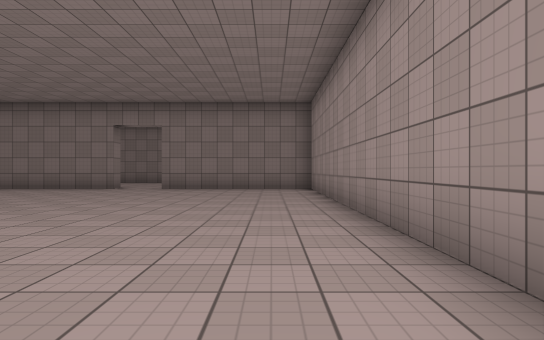
[1] (above)

21 first-person views from a walk through a Unity game level. The camera is 1.2 m above the floor, looks level and sees 75° across. The floor is counted in squares, 2 m on a side. Each view is taken from the middle of a square. On the plan, view 1 faces up. The plan holds only what a view shows up to about 10 squares ahead; the rest is blank. The place goes on beyond the plan. The player is left out. Door leaves are left out, so doorways stand open. Surface patterns are stand-ins for the level's own textures.

[2]
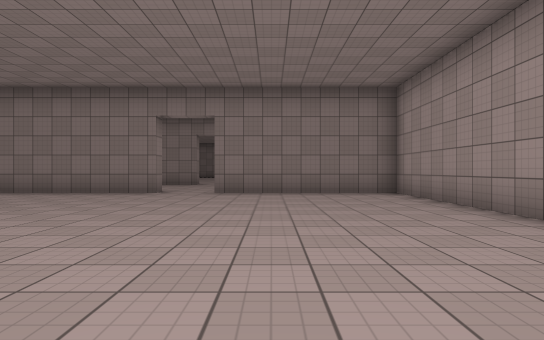

[3]
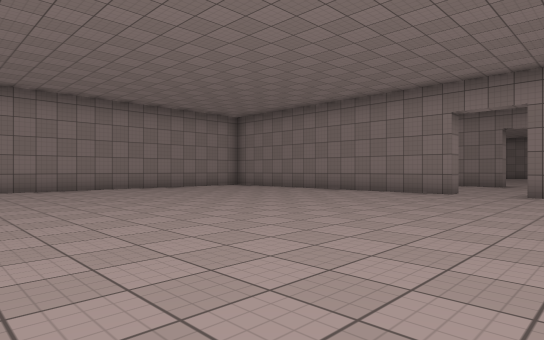

[4]
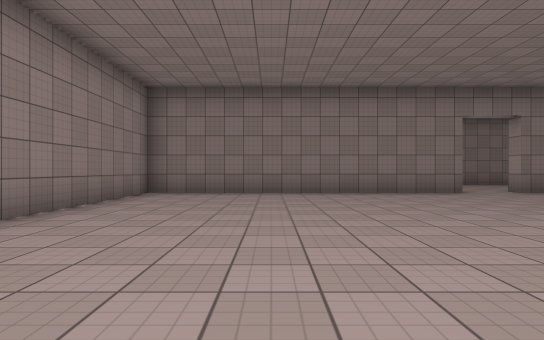

[5]
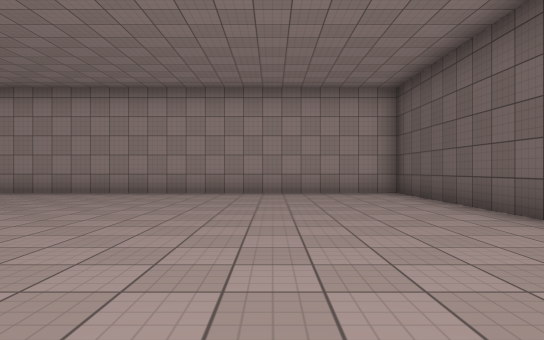

[6]
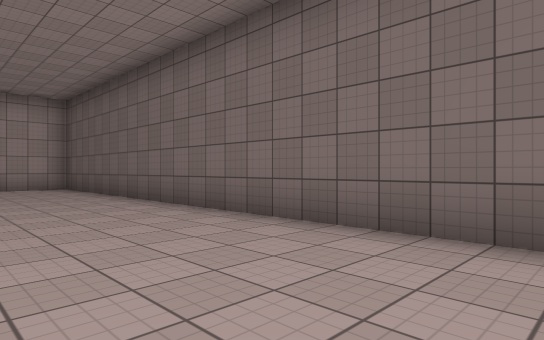

[7]
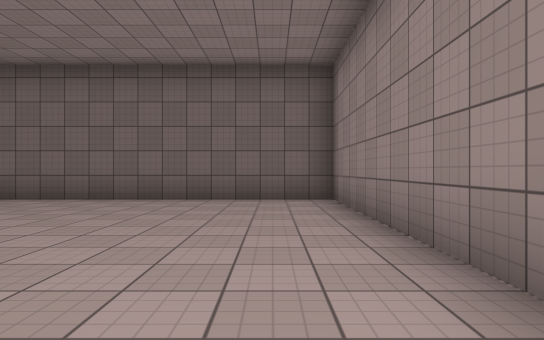

[8]
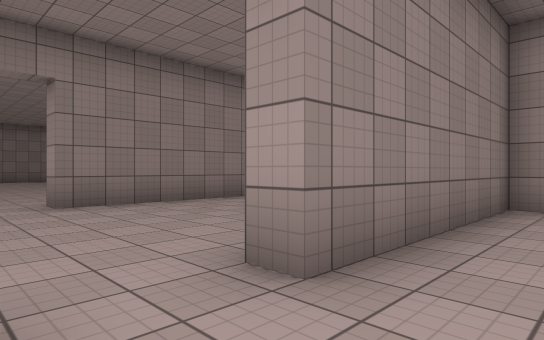

[9]
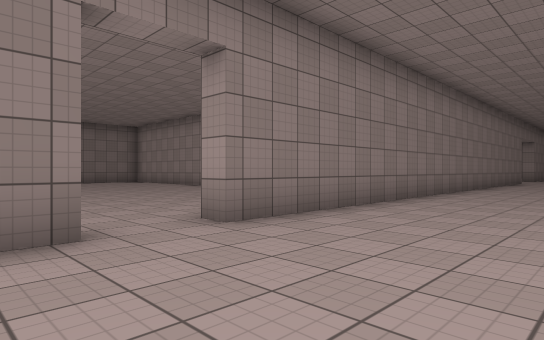

[10]
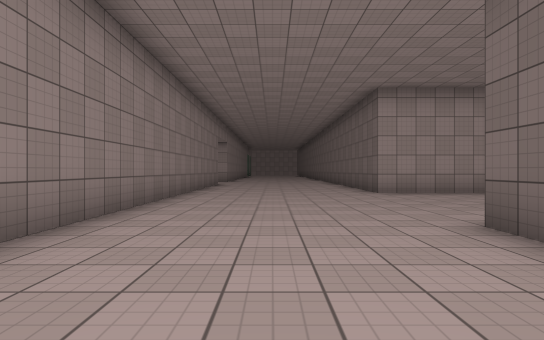

[11]
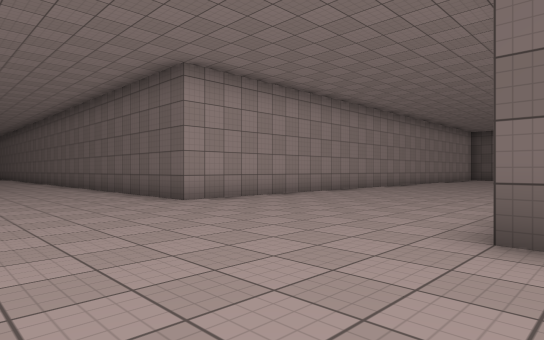

[12]
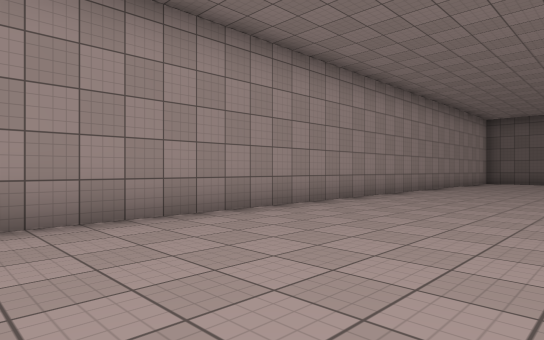

[13]
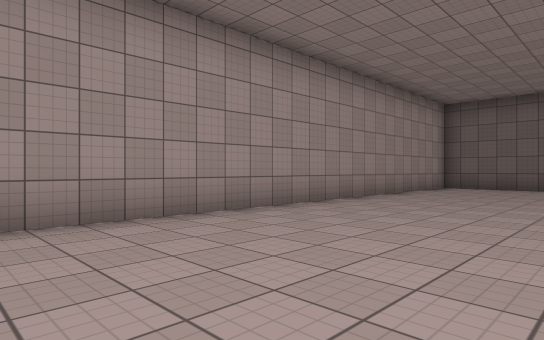

[14]
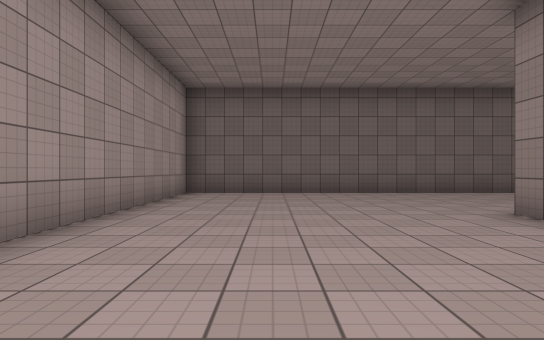

[15]
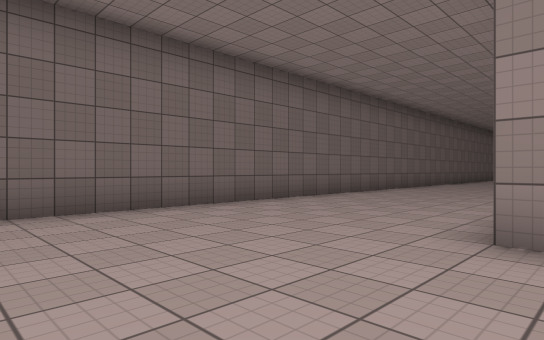

[16]
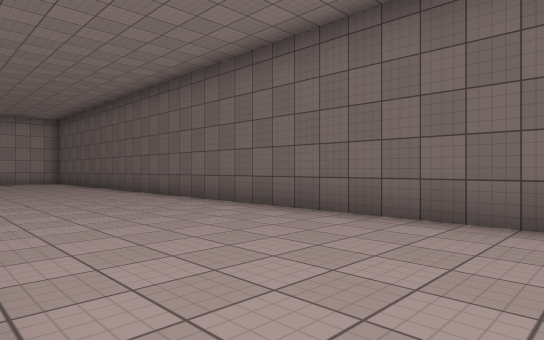

[17]
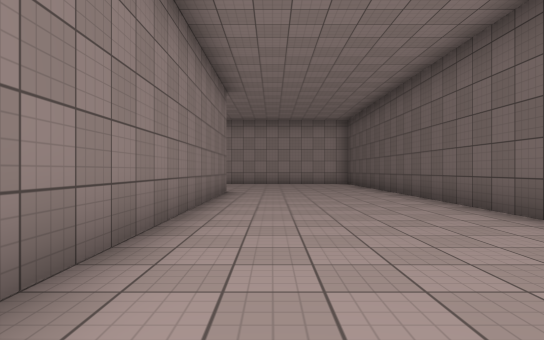

[18]
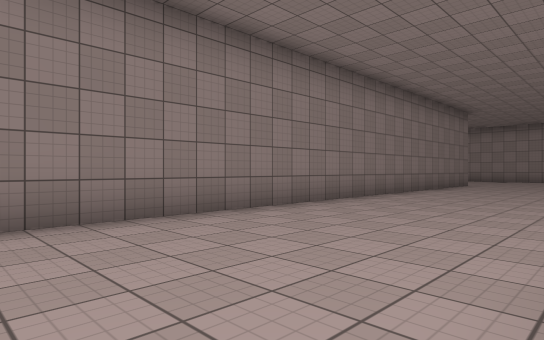

[19]
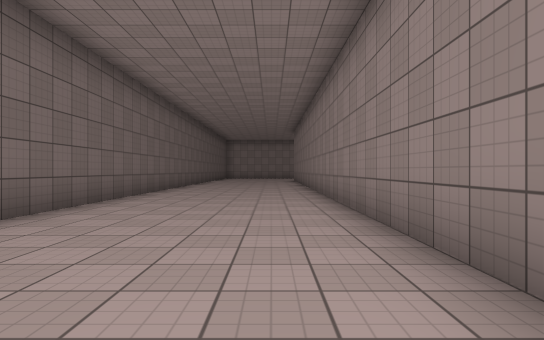

[20]
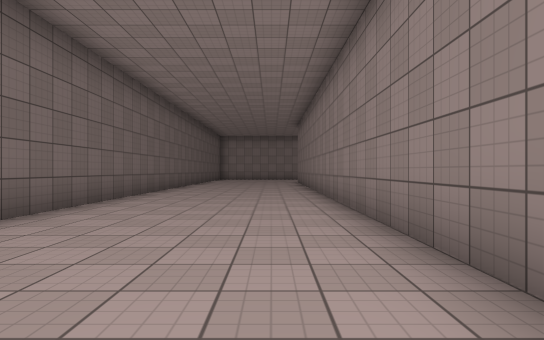

[21]
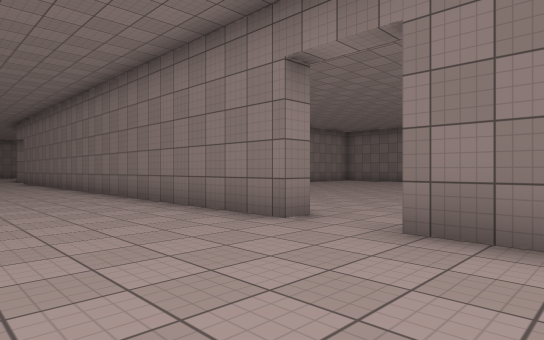

### Floor plan
Points are (right, up) in squares from view 1. A wall is a line through its corners. A room is listed if a view was taken in it or the views show most of it. See-through windows are left out.
Room 1 (views 1, 2, 3, 4, 5, 6, 7, 8)
walls: (-5, 11.8) (-5, 11.2) (-13.3, 11.2) (-13.3, -2.3) (1.3, -2.3) (1.3, 11.2) (-3.5, 11.2) (-3.5, 11.8)
ways out: opening at (-4.5, 12) to room 2
Room 2 (views 9, 10, 11, 12, 13, 14, 15, 16, 17, 18, 19, 20, 21)
walls: (0.9, 11.7) (1.8, 11.7); (1.7, -2.1) (1.7, -2.8) (-20.9, -2.8); (8, 16.2) (-3.5, 16.2) (-3.5, 16.8); (-5, 16.8) (-5, 16.2) (-12.9, 16.2); (-9.5, -7.2) (7.2, -7.2) (7.2, 11.2) (11.4, 11.2); (-21, -7.2) (-12.1, -7.2)
ways out: opening at (-4.5, 12) to room 1; opening at (-4.5, 17)

Positions as (right, up) in squares from view 1, and headings:
1: (0, 0), facing up
2: (-2, 2), facing up
3: (-2, 2), facing up-left
4: (-10, 2), facing up
5: (-8, 1), facing right
6: (-11, 1), facing down-right
7: (-12, 5), facing down
8: (-5, 10), facing up-right
9: (-6, 13), facing up-right
10: (-2, 14), facing right
11: (1, 15), facing down-right
12: (3, 10), facing down-right
13: (3, 5), facing down-right
14: (5, 2), facing down
15: (5, -2), facing down-left
16: (-10, -3), facing down-right
17: (-8, -4), facing right
18: (-13, -7), facing up-right
19: (-8, -4), facing left
20: (-11, -4), facing left
21: (-2, 13), facing up-left
